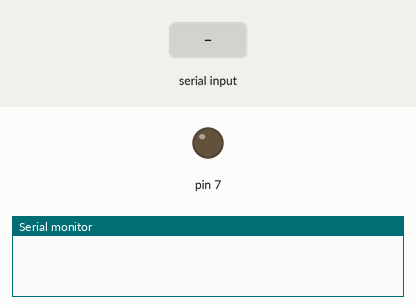
Simulated run of this sketch. Board: Arduino Uno, built with avr-gcc and run on an emulated ATmega328P. Parts: output pins drawn as LEDs (lit = HIGH), the last lines printed to the serial monitor. The test bench sets the inputs (shaded band).

Above: at 1.2 s.
1.3 s: "90,45\n" received over Serial
At 3.3 s:
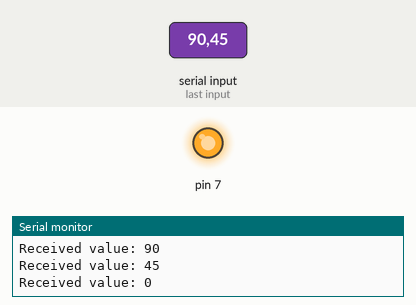
Timing chart, 0 to 4.8 s (numbered marks = the images above; inputs shaded):
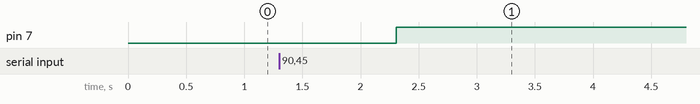

Measured:
- after the input at 1.3 s, pin 7: LOW → HIGH after 1.0 s

The sketch:

Arduino-receiver.ino
```cpp
void setup() {
  Serial.begin(9600);
  pinMode( 7 , OUTPUT);
}

void loop() {
   if (Serial.available() > 0) {
    int receivedValue = Serial.parseInt();
    Serial.print("Received value: " );
    Serial.println(receivedValue);
    if (receivedValue == 0){
         digitalWrite(7 , HIGH);
    }
    else{
      digitalWrite(7 , LOW);
    }
  }
}
```
